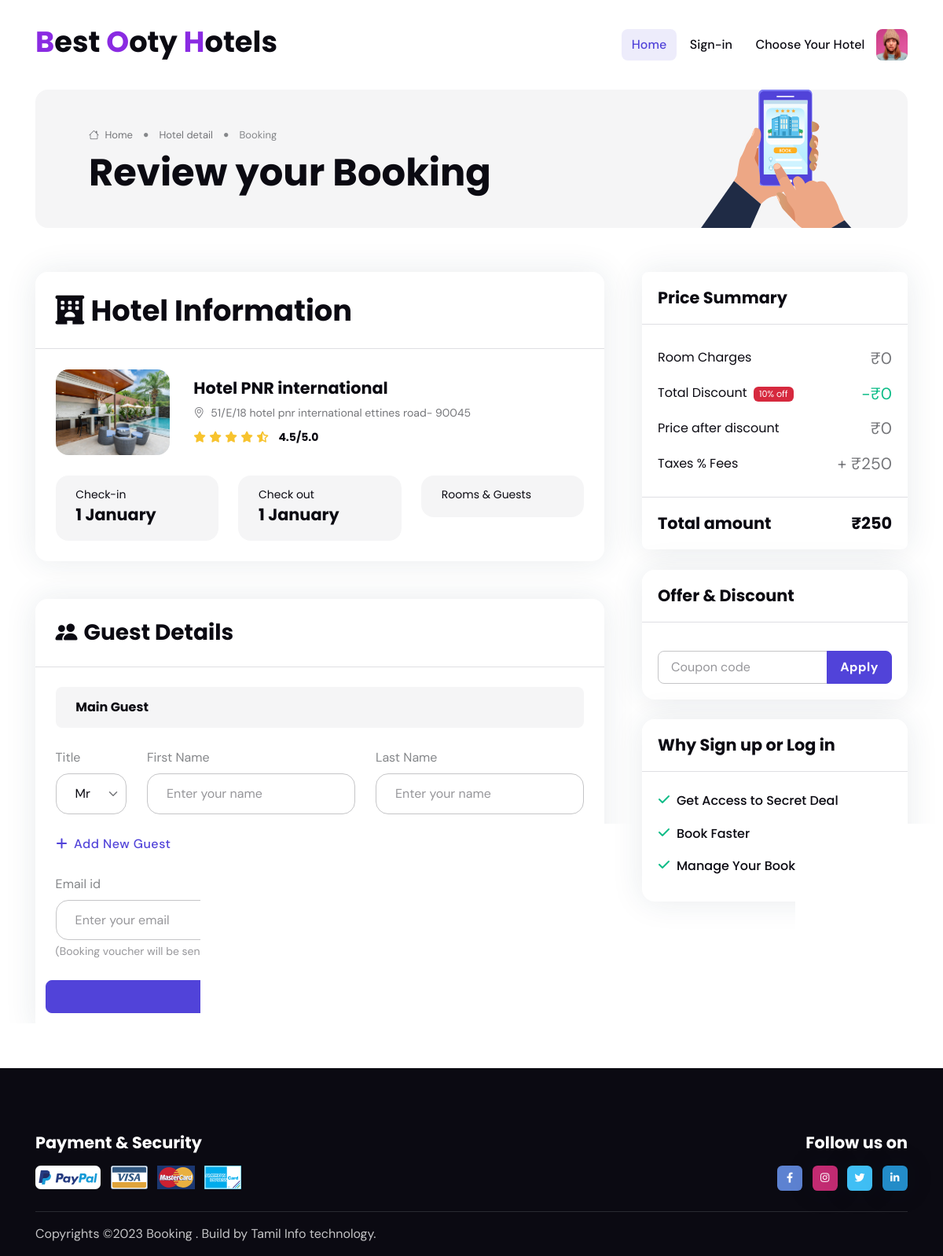
The page /hotel-booking.php?hotel_name=Hotel PNR international on the database its author committed.
### tables this page shows
CREATE TABLE `hotels` (
  `id` int(11) NOT NULL,
  `h_id` varchar(200) NOT NULL,
  `hotel_name` varchar(200) NOT NULL,
  `hotel_address` varchar(200) NOT NULL,
  `image` varchar(200) NOT NULL,
  `image_path` varchar(200) NOT NULL,
  `original_cost` varchar(200) NOT NULL,
  `discount_cost` varchar(200) NOT NULL,
  `tax_amount` varchar(200) NOT NULL,
  `adult` varchar(200) NOT NULL,
  `child` varchar(200) NOT NULL,
  `district` varchar(200) NOT NULL,
  `hotel_state` varchar(200) NOT NULL,
  `pincode` varchar(200) NOT NULL,
  `phone` varchar(200) NOT NULL
);

### hotel-booking.php (the view, shortened to what this page needs)
<?php
$check_in_out = $_GET['check_in_out'];
$hotel_name = $_GET['hotel_name'];
$guests_rooms = $_GET['guests_rooms'];
list($guest, $room, $child) = sscanf($guests_rooms, "%d Adult %d Room %d Child");
?>
<?php
$check_in_out_split = "$check_in_out";
$dateRange = explode(' to ', $check_in_out_split);
$check_in = date('j F', strtotime($dateRange[0]));
$check_out = date('j F', strtotime($dateRange[1]));
?>
<!DOCTYPE html>
<html lang="en">
<head>
	<link rel="stylesheet" type="text/css" href="assets/vendor/font-awesome/css/all.min.css">
	<link rel="stylesheet" type="text/css" href="assets/vendor/bootstrap-icons/bootstrap-icons.css">
	<link rel="stylesheet" type="text/css" href="assets/vendor/choices/css/choices.min.css">
	<link rel="stylesheet" type="text/css" href="assets/css/style.css">
</head>
<body>
	<?php include 'header.php'; ?>
	<main>
		<section class="py-0">
			<div class="container">
				<div class="card bg-light overflow-hidden px-sm-5">
					<div class="row align-items-center g-4">
						<div class="col-sm-9">
							<div class="card-body">
								<nav aria-label="breadcrumb">
									<ol class="breadcrumb breadcrumb-dots mb-0">
										<li class="breadcrumb-item"><a href="index.php"><i class="bi bi-house me-1"></i> Home</a></li>
										<li class="breadcrumb-item">Hotel detail</li>
										<li class="breadcrumb-item active">Booking</li>
									</ol>
								</nav>
								<h1 class="m-0 h2 card-title">Review your Booking</h1>
							</div>
						</div>
						<div class="col-sm-3 text-end d-none d-sm-block">
							<img src="images/17.svg" class="mb-n4" alt="">
						</div>
					</div>
				</div>
			</div>
		</section>
		<section>
			<div class="container">
				<div class="row g-4 g-lg-5">
					<div class="col-xl-8">
						<div class="vstack gap-5">
							<div class="card shadow">
								<div class="card-header p-4 border-bottom">
									<h3 class="mb-0"><i class="fa-solid fa-hotel me-2"></i>Hotel Information</h3>
								</div>
								<div class="card-body p-4">
									<?php
									require('db.php');
									$result = mysqli_query($conn, "SELECT * FROM hotels where hotel_name = '$hotel_name'");
									while ($row_result = mysqli_fetch_array($result)) {
										$address = $row_result['hotel_address'];
										$hotel_names = $row_result['hotel_name'];
										$image = $row_result['image_path'];
									?>
										<div class="card mb-4">
											<div class="row align-items-center">
												<div class="col-sm-6 col-md-3">
													<img src="admin/Upload/<?php echo $image; ?>" class="card-img" alt="">
												</div>
												<div class="col-sm-6 col-md-9">
													<div class="card-body pt-3 pt-sm-0 p-0">
														<h5 class="card-title"><a href="#"><?php echo $hotel_names; ?></a></h5>
														<p class="small mb-2"><i class="bi bi-geo-alt me-2"></i><?php echo $address; ?>- 90045</p>
														<ul class="list-inline mb-0">
															<li class="list-inline-item me-0 small"><i class="fa-solid fa-star text-warning"></i></li>
															<li class="list-inline-item me-0 small"><i class="fa-solid fa-star text-warning"></i></li>
															<li class="list-inline-item me-0 small"><i class="fa-solid fa-star text-warning"></i></li>
															<li class="list-inline-item me-0 small"><i class="fa-solid fa-star text-warning"></i></li>
															<li class="list-inline-item me-0 small"><i class="fa-solid fa-star-half-alt text-warning"></i></li>
															<li class="list-inline-item ms-2 h6 small fw-bold mb-0">4.5/5.0</li>
														</ul>
													</div>
												</div>
											</div>
										</div>
										<div class="row g-4">
											<div class="col-lg-4">
												<div class="bg-light py-3 px-4 rounded-3">
													<h6 class="fw-light small mb-1">Check-in</h6>
													<h5 class="mb-1"><?php echo $check_in; ?></h5>
												</div>
											</div>
											<div class="col-lg-4">
												<div class="bg-light py-3 px-4 rounded-3">
													<h6 class="fw-light small mb-1">Check out</h6>
													<h5 class="mb-1"><?php echo $check_out; ?></h5>
												</div>
											</div>
											<div class="col-lg-4">
												<div class="bg-light py-3 px-4 rounded-3">
													<h6 class="fw-light small mb-1">Rooms & Guests</h6>
												</div>
											</div>
										</div>
								</div>
							</div>
							<div class="card shadow">
								<div class="card-header border-bottom p-4">
									<h4 class="card-title mb-0"><i class="bi bi-people-fill me-2"></i>Guest Details</h4>
								</div>
								<div class="card-body p-4">
									<form action="payment.php" class="row g-4">
										<div class="col-12">
											<div class="bg-light rounded-2 px-4 py-3">
												<h6 class="mb-0">Main Guest</h6>
											</div>
										</div>
										<div class="col-md-2">
											<div class="form-size-lg">
												<label class="form-label">Title</label>
												<select class="form-select js-choice">
													<option>Mr</option>
												</select>
											</div>
										</div>
										<div class="col-md-5">
											<label class="form-label">First Name</label>
											<input type="text" class="form-control form-control-lg" placeholder="Enter your name">
										</div>
										<div class="col-md-5">
											<label class="form-label">Last Name</label>
											<input type="text" class="form-control form-control-lg" placeholder="Enter your name">
										</div>
										<div class="col-12">
											<a href="#" class="btn btn-link mb-0 p-0"><i class="fa-solid fa-plus me-2"></i>Add New Guest</a>
										</div>
										<div class="col-md-6">
											<label class="form-label">Email id</label>
											<input type="email" class="form-control form-control-lg" placeholder="Enter your email">
											<div id="emailHelp" class="form-text">(Booking voucher will be sent to this email ID)</div>
										</div>
										<div class="col-md-6">
											<label class="form-label">Mobile number</label>
											<input type="text" class="form-control form-control-lg" placeholder="Enter your mobile number">
										</div>
										<button class="btn btn-primary mb-0">Pay now</button>
									</form>
								</div>
							</div>
						</div>
					</div>
					<?php
										$tax_amount = $row_result['tax_amount'];
										$discountCost = $row_result['discount_cost'];
										$adult_cost = $row_result['adult'];
										$child_cost = $row_result['child'];
      $amount = ($discountCost * $room)+($adult_cost * $guest)+($child_cost * $child);
	  $totalCost = $tax_amount + $amount;
					?>
					<aside class="col-xl-4">
						<div class="row g-4">
							<div class="col-md-6 col-xl-12">
								<div class="card shadow rounded-2">
									<div class="card-header border-bottom">
										<h5 class="card-title mb-0">Price Summary</h5>
									</div>
									<div class="card-body">
										<ul class="list-group list-group-borderless">
											<li class="list-group-item d-flex justify-content-between align-items-center">
												<span class="h6 fw-light mb-0">Room Charges</span>
												<span class="fs-5">₹<?php echo $amount; ?></span>
											</li>
											<li class="list-group-item d-flex justify-content-between align-items-center">
												<span class="h6 fw-light mb-0">Total Discount<span class="badge text-bg-danger smaller mb-0 ms-2">10% off</span></span>
												<span class="fs-5 text-success">-₹0</span>
											</li>
											<li class="list-group-item d-flex justify-content-between align-items-center">
												<span class="h6 fw-light mb-0">Price after discount</span>
												<span class="fs-5">₹<?php echo $amount; ?></span>
											</li>
											<li class="list-group-item d-flex justify-content-between align-items-center">
												<span class="h6 fw-light mb-0">Taxes % Fees</span>
												<span class="fs-5">+ ₹<?php echo $tax_amount; ?></span>
											</li>
										</ul>
									</div>
									<div class="card-footer border-top">
										<div class="d-flex justify-content-between align-items-center">
											<span class="h5 mb-0">Total amount</span>
											<span class="h5 mb-0">₹<?php echo $totalCost; ?></span>
										</div>
									</div>
								</div>
							</div>
						<?php
									}
						?>
						<div class="col-md-6 col-xl-12">
							<div class="card shadow">
								<div class="card-header border-bottom">
									<div class="cardt-title">
										<h5 class="mb-0">Offer &amp; Discount</h5>
									</div>
								</div>
								<div class="card-body">
									<div class="input-group mt-3">
										<input class="form-control form-control" placeholder="Coupon code">
										<button type="button" class="btn btn-primary">Apply</button>
									</div>
								</div>
							</div>
						</div>
						<div class="col-md-6 col-xl-12">
							<div class="card shadow">
								<div class="card-header border-bottom">
									<h5 class="card-title mb-0">Why Sign up or Log in</h5>
								</div>
								<div class="card-body">
									<ul class="list-group list-group-borderless">
										<li class="list-group-item d-flex mb-0"><i class="fa-solid fa-check text-success me-2"></i>
											<span class="h6 fw-normal">Get Access to Secret Deal</span>
										</li>
										<li class="list-group-item d-flex mb-0"><i class="fa-solid fa-check text-success me-2"></i>
											<span class="h6 fw-normal">Book Faster</span>
										</li>
										<li class="list-group-item d-flex mb-0"><i class="fa-solid fa-check text-success me-2"></i>
											<span class="h6 fw-normal">Manage Your Booking</span>
										</li>
									</ul>
								</div>
							</div>
						</div>
						</div>
					</aside>
				</div>
			</div>
		</section>
	</main>
	<?php include 'footer.php'; ?>
</body>
</html>

### rows shown on the page
hotels: image_path (picture), hotel_name "Hotel PNR international", hotel_address "51/E/18 hotel pnr international ettines road", amount "0", tax_amount "250"
